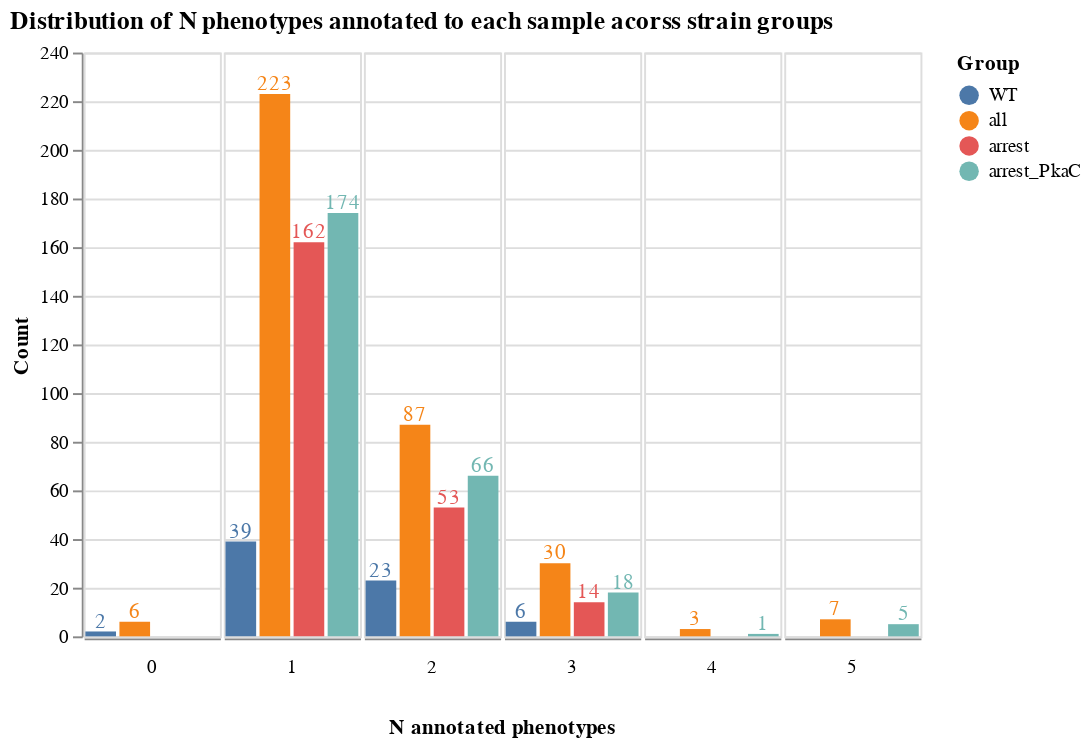

Here is the notebook cell this chart was saved with:
### Code cell
target_count=pd.DataFrame()
for Y_data,group in zip([Y,Y_WT,Y_arrest,Y_arrestPkaC],['all','WT','arrest','arrest_PkaC']):
    plot_data=pd.DataFrame(pd.DataFrame(pd.DataFrame(Y_data).sum(axis=1)).groupby(0).size(),columns=['Count']).reset_index()
    plot_data.columns=['N annotated phenotypes','Count']
    plot_data['Group']=[group]*plot_data.shape[0]
    target_count=target_count.append(plot_data)

base=alt.Chart(target_count,width=70).encode(
    x=alt.X('Group',title=None,axis=alt.Axis(values=[0], ticks=True, grid=False, labels=False)),
    y='Count',
    color='Group',
)

alt.layer(
  base.mark_bar(),
  base.mark_text(dy=-5).encode(text='Count')
).facet(
  column=alt.Column('N annotated phenotypes', sort=PHENOTYPES,header=alt.Header(titleOrient='bottom',labelOrient='bottom'))
).configure_facet(spacing=0).properties(
    title='Distribution of N phenotypes annotated to each sample acorss strain groups'
)

### Figure 1 — Vega-Lite specification as saved in the notebook (floating-point values rounded to 4 significant figures)
{"config": {"view": {"continuousWidth": 400, "continuousHeight": 300}, "facet": {"spacing": 0}}, "data": {"name": "data-fce1645314ba1a3a65bf27eac3e3191a"}, "facet": {"column": {"type": "quantitative", "field": "N annotated phenotypes", "header": {"labelOrient": "bottom", "titleOrient": "bottom"}, "sort": ["no_agg", "stream", "lag", "tag", "tip", "slug", "mhat", "cul", "yem", "FB"]}}, "spec": {"layer": [{"mark": "bar", "encoding": {"color": {"type": "nominal", "field": "Group"}, "x": {"type": "nominal", "axis": {"grid": false, "labels": false, "ticks": true, "values": [0]}, "field": "Group", "title": null}, "y": {"type": "quantitative", "field": "Count"}}, "width": 70}, {"mark": {"type": "text", "dy": -5}, "encoding": {"color": {"type": "nominal", "field": "Group"}, "text": {"type": "quantitative", "field": "Count"}, "x": {"type": "nominal", "axis": {"grid": false, "labels": false, "ticks": true, "values": [0]}, "field": "Group", "title": null}, "y": {"type": "quantitative", "field": "Count"}}, "width": 70}]}, "title": "Distribution of N phenotypes annotated to each sample acorss strain groups", "$schema": "https://vega.github.io/schema/vega-lite/v4.0.2.json", "datasets": {"data-fce1645314ba1a3a65bf27eac3e3191a": [{"N annotated phenotypes": 0.0, "Count": 6, "Group": "all"}, {"N annotated phenotypes": 1.0, "Count": 223, "Group": "all"}, {"N annotated phenotypes": 2.0, "Count": 87, "Group": "all"}, {"N annotated phenotypes": 3.0, "Count": 30, "Group": "all"}, {"N annotated phenotypes": 4.0, "Count": 3, "Group": "all"}, {"N annotated phenotypes": 5.0, "Count": 7, "Group": "all"}, {"N annotated phenotypes": 0.0, "Count": 2, "Group": "WT"}, {"N annotated phenotypes": 1.0, "Count": 39, "Group": "WT"}, {"N annotated phenotypes": 2.0, "Count": 23, "Group": "WT"}, {"N annotated phenotypes": 3.0, "Count": 6, "Group": "WT"}, {"N annotated phenotypes": 1.0, "Count": 162, "Group": "arrest"}, {"N annotated phenotypes": 2.0, "Count": 53, "Group": "arrest"}, {"N annotated phenotypes": 3.0, "Count": 14, "Group": "arrest"}, {"N annotated phenotypes": 1.0, "Count": 174, "Group": "arrest_PkaC"}, {"N annotated phenotypes": 2.0, "Count": 66, "Group": "arrest_PkaC"}, {"N annotated phenotypes": 3.0, "Count": 18, "Group": "arrest_PkaC"}, {"N annotated phenotypes": 4.0, "Count": 1, "Group": "arrest_PkaC"}, {"N annotated phenotypes": 5.0, "Count": 5, "Group": "arrest_PkaC"}]}}
